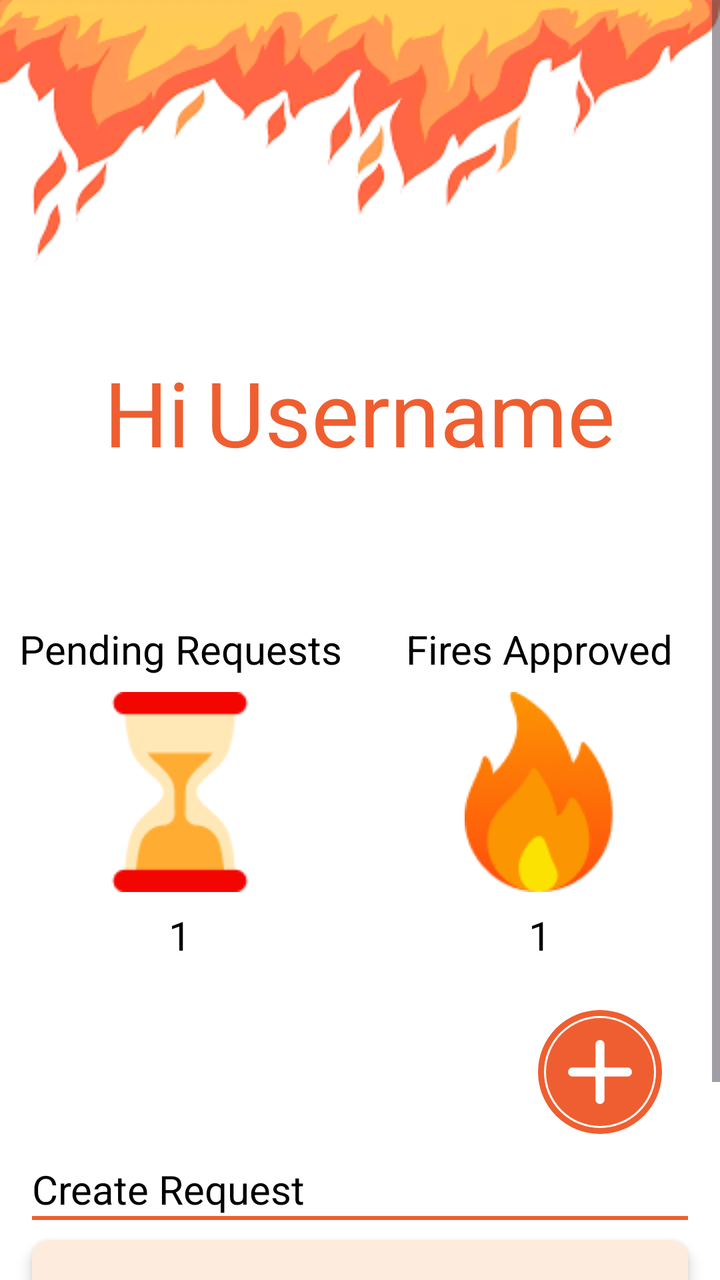
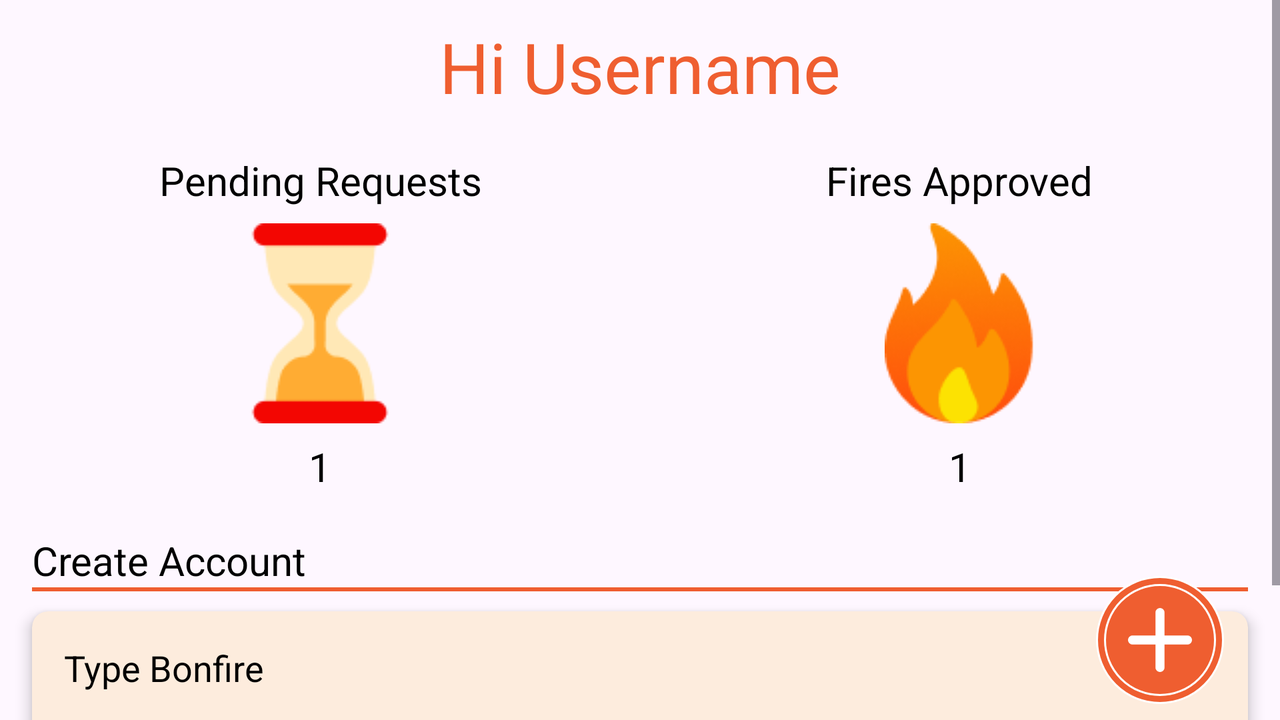

First picture: res/layout/ on a phone held upright. Second picture: the repository's own variant of that layout, on a device whose configuration matches the variant's folder. Source for both follows.
<!-- AndroidManifest.xml: application theme Theme.QueimaSegura -->
<!-- res/layout/fragment_home_a.xml -->
<FrameLayout xmlns:android="http://schemas.android.com/apk/res/android"
    xmlns:tools="http://schemas.android.com/tools"
    xmlns:app="http://schemas.android.com/apk/res-auto"
    android:layout_width="match_parent"
    android:layout_height="match_parent"
    android:background="@color/white"
    tools:context=".admin.fragments.home.HomeFragment">

    <ScrollView
        android:layout_width="match_parent"
        android:layout_height="match_parent">

        <LinearLayout
            android:layout_width="match_parent"
            android:layout_height="wrap_content"
            android:orientation="vertical"
            android:baselineAligned="false">

            <ImageView
                android:id="@+id/fogoc"
                android:layout_width="match_parent"
                android:layout_height="wrap_content"
                android:adjustViewBounds="true"
                android:scaleType="fitStart"
                android:src="@drawable/fogoc"
                tools:ignore="ContentDescription" />

            <LinearLayout
                android:layout_width="match_parent"
                android:layout_height="wrap_content"
                android:orientation="horizontal"
                android:layout_marginTop="45dp"
                android:gravity="center">

                <TextView
                    android:id="@+id/home_welcome"
                    android:layout_width="wrap_content"
                    android:layout_height="wrap_content"
                    android:text="@string/home_welcome"
                    android:textColor="@color/colorPrimary"
                    android:textSize="45sp"
                    android:layout_marginEnd="8dp" />

                <TextView
                    android:id="@+id/username_welcome"
                    android:layout_width="wrap_content"
                    android:layout_height="wrap_content"
                    android:text="@string/username"
                    android:textColor="@color/colorPrimary"
                    android:textSize="45sp" />
            </LinearLayout>

            <LinearLayout
                android:baselineAligned="false"
                android:layout_width="match_parent"
                android:layout_height="wrap_content"
                android:orientation="horizontal"
                android:layout_marginTop="75dp"
                android:gravity="center">

                <LinearLayout
                    android:layout_width="0dp"
                    android:layout_height="wrap_content"
                    android:layout_weight="1"
                    android:orientation="vertical"
                    android:gravity="center_horizontal">

                    <TextView
                        android:id="@+id/textView3"
                        android:layout_width="wrap_content"
                        android:layout_height="wrap_content"
                        android:text="@string/pending_req"
                        android:textColor="@color/black"
                        android:textSize="20sp"
                        android:gravity="center" />
                </LinearLayout>

                <LinearLayout
                    android:layout_width="0dp"
                    android:layout_height="wrap_content"
                    android:layout_weight="1"
                    android:orientation="vertical"
                    android:gravity="center_horizontal">

                    <TextView
                        android:id="@+id/textView4"
                        android:layout_width="wrap_content"
                        android:layout_height="wrap_content"
                        android:text="@string/fires_approved"
                        android:textColor="@color/black"
                        android:textSize="20sp"
                        android:gravity="center" />
                </LinearLayout>
            </LinearLayout>

            <LinearLayout
                android:baselineAligned="false"
                android:layout_width="match_parent"
                android:layout_height="wrap_content"
                android:orientation="horizontal"
                android:layout_marginTop="8dp"
                android:gravity="center">

                <LinearLayout
                    android:layout_width="0dp"
                    android:layout_height="wrap_content"
                    android:layout_weight="1"
                    android:orientation="vertical"
                    android:gravity="center_horizontal">

                    <ImageView
                        android:id="@+id/imageView2"
                        android:layout_width="wrap_content"
                        android:layout_height="wrap_content"
                        android:src="@drawable/hourglass"
                        android:layout_gravity="center" />

                    <TextView
                        android:id="@+id/statusPending"
                        android:layout_width="wrap_content"
                        android:layout_height="wrap_content"
                        android:textSize="20sp"
                        android:text="1"
                        android:textColor="@color/black"
                        android:layout_marginTop="8dp"
                        android:layout_gravity="center"
                        tools:ignore="HardcodedText" />
                </LinearLayout>

                <LinearLayout
                    android:layout_width="0dp"
                    android:layout_height="wrap_content"
                    android:layout_weight="1"
                    android:orientation="vertical"
                    android:gravity="center_horizontal">

                    <ImageView
                        android:id="@+id/imageView3"
                        android:layout_width="wrap_content"
                        android:layout_height="wrap_content"
                        android:src="@drawable/fire"
                        android:layout_gravity="center" />

                    <TextView
                        android:id="@+id/statusCompleted"
                        android:layout_width="wrap_content"
                        android:layout_height="wrap_content"
                        android:textSize="20sp"
                        android:text="1"
                        android:textColor="@color/black"
                        android:layout_marginTop="8dp"
                        android:layout_gravity="center"
                        tools:ignore="HardcodedText" />
                </LinearLayout>
            </LinearLayout>

            <LinearLayout
                android:layout_width="match_parent"
                android:layout_height="wrap_content"
                android:orientation="vertical"
                android:layout_marginTop="100dp"
                android:paddingStart="16dp"
                android:paddingEnd="16dp">

                <LinearLayout
                    android:layout_width="match_parent"
                    android:layout_height="wrap_content"
                    android:orientation="horizontal"
                    android:gravity="center_vertical">

                    <TextView
                        android:id="@+id/create_req"
                        android:layout_width="wrap_content"
                        android:layout_height="wrap_content"
                        android:text="@string/create_req"
                        android:textSize="20sp"
                        android:textColor="@color/black"
                        android:layout_gravity="center_vertical" />

                </LinearLayout>

                <View
                    android:layout_width="match_parent"
                    android:layout_height="2dp"
                    android:background="@color/colorPrimary" />

            </LinearLayout>

            <androidx.cardview.widget.CardView
                android:id="@+id/cardView"
                android:layout_width="match_parent"
                android:layout_height="wrap_content"
                android:layout_marginStart="16dp"
                android:layout_marginTop="10dp"
                android:layout_marginEnd="16dp"
                android:layout_marginBottom="16dp"
                app:cardBackgroundColor="@color/secondary"
                app:cardCornerRadius="8dp"
                app:cardElevation="4dp">

                <LinearLayout
                    android:layout_width="match_parent"
                    android:layout_height="wrap_content"
                    android:orientation="vertical"
                    android:padding="16dp">

                    <LinearLayout
                        android:layout_width="match_parent"
                        android:layout_height="wrap_content"
                        android:orientation="horizontal">

                        <TextView
                            android:id="@+id/typeLabel"
                            android:layout_width="wrap_content"
                            android:layout_height="wrap_content"
                            android:text="@string/type"
                            android:textSize="18sp"
                            android:textColor="@color/black" />

                        <TextView
                            android:id="@+id/type"
                            android:layout_width="match_parent"
                            android:layout_height="wrap_content"
                            android:textSize="18sp"
                            android:text="@string/queima"
                            android:textColor="@color/black"
                            android:layout_marginLeft="4dp"/>
                    </LinearLayout>

                    <LinearLayout
                        android:layout_width="match_parent"
                        android:layout_height="wrap_content"
                        android:orientation="horizontal"
                        android:layout_marginTop="8dp">

                        <TextView
                            android:id="@+id/dateLabel"
                            android:layout_width="wrap_content"
                            android:layout_height="wrap_content"
                            android:textSize="18sp"
                            android:text="@string/date"
                            android:textColor="@color/black" />

                        <TextView
                            android:id="@+id/dateSeparator"
                            android:layout_width="wrap_content"
                            android:layout_height="wrap_content"
                            android:textSize="18sp"
                            android:text=":"
                            android:textColor="@color/black"/>

                        <TextView
                            android:id="@+id/date"
                            android:layout_width="match_parent"
                            android:layout_height="wrap_content"
                            android:textSize="18sp"
                            android:text="@string/Date_Ex"
                            android:textColor="@color/black"
                            android:layout_marginLeft="8dp"/>
                    </LinearLayout>

                    <LinearLayout
                        android:layout_width="match_parent"
                        android:layout_height="wrap_content"
                        android:orientation="horizontal"
                        android:layout_marginTop="8dp">

                        <TextView
                            android:id="@+id/stateLabel"
                            android:layout_width="wrap_content"
                            android:layout_height="wrap_content"
                            android:textSize="18sp"
                            android:text="@string/state"
                            android:textColor="@color/black" />

                        <TextView
                            android:id="@+id/stateSeparator"
                            android:layout_width="wrap_content"
                            android:layout_height="wrap_content"
                            android:textSize="18sp"
                            android:text=":"
                            android:textColor="@color/black"/>

                        <TextView
                            android:id="@+id/state"
                            android:layout_width="match_parent"
                            android:layout_height="wrap_content"
                            android:textSize="18sp"
                            android:text="@string/fire_status_pending"
                            android:textColor="@color/black"
                            android:layout_marginLeft="8dp"/>
                    </LinearLayout>

                </LinearLayout>
            </androidx.cardview.widget.CardView>



        </LinearLayout>
    </ScrollView>
    <ImageView
        android:id="@+id/add"
        android:layout_width="72dp"
        android:layout_height="72dp"
        android:layout_gravity="bottom|end"
        android:layout_marginEnd="24dp"
        android:layout_marginBottom="64dp"
        android:background="?attr/selectableItemBackgroundBorderless"
        android:elevation="4dp"
        android:src="@drawable/add" />
</FrameLayout>
<!-- resources referenced by this layout -->
<resources>
  <color name="black">#FF000000</color>
  <color name="colorPrimary">#EF5E30</color>
  <color name="secondary">#FDECDD</color>
  <color name="white">#FFFFFFFF</color>
  <!-- drawable add (drawable) -->
  <vector xmlns:android="http://schemas.android.com/apk/res/android"
      android:width="72dp"
      android:height="72dp"
      android:viewportWidth="72"
      android:viewportHeight="72">
    <path
        android:strokeWidth="1"
        android:pathData="M36,32m-31.5,0a31.5,31.5 0,1 1,63 0a31.5,31.5 0,1 1,-63 0"
        android:fillColor="#EF5E30"
        android:strokeColor="#ffffff"/>
    <path
        android:strokeWidth="1"
        android:pathData="M36,32m-27.5,0a27.5,27.5 0,1 1,55 0a27.5,27.5 0,1 1,-55 0"
        android:fillColor="#EF5E30"
        android:strokeColor="#ffffff"/>
    <path
        android:strokeWidth="1"
        android:pathData="M33.714,30.214H34.214V29.714V18.286C34.214,17.299 35.014,16.5 36,16.5C36.986,16.5 37.786,17.299 37.786,18.286V29.714V30.214H38.286H49.714C50.701,30.214 51.5,31.014 51.5,32C51.5,32.986 50.701,33.786 49.714,33.786H38.286H37.786V34.286V45.714C37.786,46.701 36.986,47.5 36,47.5C35.014,47.5 34.214,46.701 34.214,45.714V34.286V33.786H33.714H22.286C21.299,33.786 20.5,32.986 20.5,32C20.5,31.014 21.299,30.214 22.286,30.214H33.714Z"
        android:fillColor="#ffffff"
        android:strokeColor="#ffffff"/>
  </vector>
  <!-- drawable fire: png bitmap (drawable, 5395 bytes) -->
  <!-- drawable fogoc: png bitmap (drawable, 20406 bytes) -->
  <!-- drawable hourglass: png bitmap (drawable, 2240 bytes) -->
  <string name="Date_Ex" translatable="false">DD/MM/YYYY</string>
  <string name="create_req">Create Request</string>
  <string name="date">Date</string>
  <string name="fire_status_pending">Pending</string>
  <string name="fires_approved">Fires Approved</string>
  <string name="home_welcome">Hi</string>
  <string name="pending_req">Pending Requests</string>
  <string name="queima">Bonfire</string>
  <string name="state">State</string>
  <string name="type">Type</string>
  <string name="username">Username</string>
  <style name="Theme.QueimaSegura" parent="Base.Theme.QueimaSegura" />
  <style name="Base.Theme.QueimaSegura" parent="Theme.Material3.DayNight.NoActionBar">
          
          <item name="colorPrimary">@color/colorPrimary</item>
          <item name="colorAccent">@color/colorAccent</item>
      </style>
  <color name="colorAccent">#BFBFBF</color>
</resources>
<!-- res/layout-land/fragment_home_a.xml (the repository's variant of the layout above) -->
<!-- drawn on the phone turned sideways -->
<FrameLayout xmlns:android="http://schemas.android.com/apk/res/android"
    xmlns:tools="http://schemas.android.com/tools"
    xmlns:app="http://schemas.android.com/apk/res-auto"
    android:layout_width="match_parent"
    android:layout_height="match_parent"
    tools:context=".admin.fragments.home.HomeFragment">

    <ScrollView
        android:layout_width="match_parent"
        android:layout_height="match_parent">

        <LinearLayout
            android:layout_width="match_parent"
            android:layout_height="wrap_content"
            android:orientation="vertical"
            android:baselineAligned="false">

            <LinearLayout
                android:layout_width="match_parent"
                android:layout_height="wrap_content"
                android:layout_marginTop="10dp"
                android:gravity="center"
                android:orientation="horizontal">

                <TextView
                    android:id="@+id/home_welcome"
                    android:layout_width="wrap_content"
                    android:layout_height="wrap_content"
                    android:layout_marginEnd="8dp"
                    android:text="@string/home_welcome"
                    android:textColor="@color/colorPrimary"
                    android:textSize="35sp" />

                <TextView
                    android:id="@+id/username_welcome"
                    android:layout_width="wrap_content"
                    android:layout_height="wrap_content"
                    android:textColor="@color/colorPrimary"
                    android:text="@string/username"
                    android:textSize="35sp" />
            </LinearLayout>

            <LinearLayout
                android:baselineAligned="false"
                android:layout_width="match_parent"
                android:layout_height="wrap_content"
                android:orientation="horizontal"
                android:layout_marginTop="20dp"
                android:gravity="center">

                <LinearLayout
                    android:layout_width="0dp"
                    android:layout_height="wrap_content"
                    android:layout_weight=".2"
                    android:orientation="vertical"
                    android:gravity="center_horizontal">

                    <TextView
                        android:id="@+id/textView3"
                        android:layout_width="wrap_content"
                        android:layout_height="wrap_content"
                        android:gravity="center"
                        android:text="@string/pending_req"
                        android:textColor="@color/black"
                        android:textSize="20sp" />
                </LinearLayout>

                <LinearLayout
                    android:layout_width="0dp"
                    android:layout_height="wrap_content"
                    android:layout_weight=".2"
                    android:orientation="vertical"
                    android:gravity="center_horizontal">

                    <TextView
                        android:id="@+id/textView4"
                        android:layout_width="wrap_content"
                        android:layout_height="wrap_content"
                        android:gravity="center"
                        android:text="@string/fires_approved"
                        android:textColor="@color/black"
                        android:textSize="20sp" />
                </LinearLayout>
            </LinearLayout>

            <LinearLayout
                android:baselineAligned="false"
                android:layout_width="match_parent"
                android:layout_height="wrap_content"
                android:orientation="horizontal"
                android:layout_marginTop="8dp"
                android:gravity="center">

                <LinearLayout
                    android:layout_width="0dp"
                    android:layout_height="wrap_content"
                    android:layout_weight="1"
                    android:orientation="vertical"
                    android:gravity="center_horizontal">

                    <ImageView
                        android:id="@+id/imageView2"
                        android:layout_width="wrap_content"
                        android:layout_height="wrap_content"
                        android:layout_gravity="center"
                        android:src="@drawable/hourglass" />

                    <TextView
                        android:id="@+id/statusPending"
                        android:layout_width="wrap_content"
                        android:layout_height="wrap_content"
                        android:textSize="20sp"
                        android:text="1"
                        android:textColor="@color/black"
                        android:layout_marginTop="8dp"
                        android:layout_gravity="center"
                        tools:ignore="HardcodedText" />
                </LinearLayout>

                <LinearLayout
                    android:layout_width="0dp"
                    android:layout_height="wrap_content"
                    android:layout_weight="1"
                    android:gravity="center_horizontal"
                    android:orientation="vertical">

                    <ImageView
                        android:id="@+id/imageView3"
                        android:layout_width="wrap_content"
                        android:layout_height="wrap_content"
                        android:layout_gravity="center"
                        android:src="@drawable/fire" />

                    <TextView
                        android:id="@+id/statusCompleted"
                        android:layout_width="wrap_content"
                        android:layout_height="wrap_content"
                        android:layout_gravity="center"
                        android:layout_marginTop="8dp"
                        android:text="1"
                        android:textColor="@color/black"
                        android:textSize="20sp"
                        tools:ignore="HardcodedText" />
                </LinearLayout>
            </LinearLayout>

            <LinearLayout
                android:layout_width="match_parent"
                android:layout_height="wrap_content"
                android:orientation="vertical"
                android:layout_marginTop="20dp"
                android:paddingStart="16dp"
                android:paddingEnd="16dp">

                <LinearLayout
                    android:layout_width="match_parent"
                    android:layout_height="wrap_content"
                    android:orientation="horizontal"
                    android:gravity="center_vertical">

                    <TextView
                        android:id="@+id/create_request"
                        android:layout_width="wrap_content"
                        android:layout_height="wrap_content"
                        android:text="@string/create_acc"
                        android:textSize="20sp"
                        android:textColor="@color/black"
                        android:layout_gravity="center_vertical" />

                </LinearLayout>

                <View
                    android:layout_width="match_parent"
                    android:layout_height="2dp"
                    android:background="@color/colorPrimary" />

            </LinearLayout>

            <androidx.cardview.widget.CardView
                android:id="@+id/cardView"
                android:layout_width="match_parent"
                android:layout_height="wrap_content"
                android:layout_marginStart="16dp"
                android:layout_marginTop="10dp"
                android:layout_marginEnd="16dp"
                android:layout_marginBottom="16dp"
                app:cardBackgroundColor="@color/secondary"
                app:cardCornerRadius="8dp"
                app:cardElevation="4dp">

                <LinearLayout
                    android:layout_width="match_parent"
                    android:layout_height="wrap_content"
                    android:orientation="vertical"
                    android:padding="16dp">

                    <LinearLayout
                        android:layout_width="match_parent"
                        android:layout_height="wrap_content"
                        android:orientation="horizontal">

                        <TextView
                            android:id="@+id/typeLabel"
                            android:layout_width="wrap_content"
                            android:layout_height="wrap_content"
                            android:text="@string/type"
                            android:textSize="18sp"
                            android:textColor="@color/black" />

                        <TextView
                            android:id="@+id/type"
                            android:layout_width="match_parent"
                            android:layout_height="wrap_content"
                            android:textSize="18sp"
                            android:text="@string/queima"
                            android:textColor="@color/black"
                            android:layout_marginLeft="4dp"/>
                    </LinearLayout>

                    <LinearLayout
                        android:layout_width="match_parent"
                        android:layout_height="wrap_content"
                        android:orientation="horizontal"
                        android:layout_marginTop="8dp">

                        <TextView
                            android:id="@+id/dateLabel"
                            android:layout_width="wrap_content"
                            android:layout_height="wrap_content"
                            android:textSize="18sp"
                            android:text="@string/date"
                            android:textColor="@color/black" />

                        <TextView
                            android:id="@+id/dateSeparator"
                            android:layout_width="wrap_content"
                            android:layout_height="wrap_content"
                            android:textSize="18sp"
                            android:text=":"
                            android:textColor="@color/black"/>

                        <TextView
                            android:id="@+id/date"
                            android:layout_width="match_parent"
                            android:layout_height="wrap_content"
                            android:textSize="18sp"
                            android:text="@string/Date_Ex"
                            android:textColor="@color/black"
                            android:layout_marginLeft="8dp"/>
                    </LinearLayout>

                    <LinearLayout
                        android:layout_width="match_parent"
                        android:layout_height="wrap_content"
                        android:orientation="horizontal"
                        android:layout_marginTop="8dp">

                        <TextView
                            android:id="@+id/stateLabel"
                            android:layout_width="wrap_content"
                            android:layout_height="wrap_content"
                            android:textSize="18sp"
                            android:text="@string/state"
                            android:textColor="@color/black" />

                        <TextView
                            android:id="@+id/stateSeparator"
                            android:layout_width="wrap_content"
                            android:layout_height="wrap_content"
                            android:textSize="18sp"
                            android:text=":"
                            android:textColor="@color/black"/>

                        <TextView
                            android:id="@+id/state"
                            android:layout_width="match_parent"
                            android:layout_height="wrap_content"
                            android:textSize="18sp"
                            android:text="@string/fire_status_pending"
                            android:textColor="@color/black"
                            android:layout_marginLeft="8dp"/>
                    </LinearLayout>

                </LinearLayout>
            </androidx.cardview.widget.CardView>



        </LinearLayout>
    </ScrollView>
    <ImageView
        android:id="@+id/add"
        android:layout_width="72dp"
        android:layout_height="72dp"
        android:layout_gravity="bottom|end"
        android:layout_marginEnd="24dp"
        android:layout_marginTop="40dp"
        android:background="?attr/selectableItemBackgroundBorderless"
        android:elevation="4dp"
        android:src="@drawable/add" />
</FrameLayout>
<!-- resources referenced by the variant -->
<!-- as the phone turned sideways resolves them -->
<resources>
  <color name="black">#FF000000</color>
  <color name="colorPrimary">#EF5E30</color>
  <color name="secondary">#FDECDD</color>
  <!-- drawable add (drawable) -->
  <vector xmlns:android="http://schemas.android.com/apk/res/android"
      android:width="72dp"
      android:height="72dp"
      android:viewportWidth="72"
      android:viewportHeight="72">
    <path
        android:strokeWidth="1"
        android:pathData="M36,32m-31.5,0a31.5,31.5 0,1 1,63 0a31.5,31.5 0,1 1,-63 0"
        android:fillColor="#EF5E30"
        android:strokeColor="#ffffff"/>
    <path
        android:strokeWidth="1"
        android:pathData="M36,32m-27.5,0a27.5,27.5 0,1 1,55 0a27.5,27.5 0,1 1,-55 0"
        android:fillColor="#EF5E30"
        android:strokeColor="#ffffff"/>
    <path
        android:strokeWidth="1"
        android:pathData="M33.714,30.214H34.214V29.714V18.286C34.214,17.299 35.014,16.5 36,16.5C36.986,16.5 37.786,17.299 37.786,18.286V29.714V30.214H38.286H49.714C50.701,30.214 51.5,31.014 51.5,32C51.5,32.986 50.701,33.786 49.714,33.786H38.286H37.786V34.286V45.714C37.786,46.701 36.986,47.5 36,47.5C35.014,47.5 34.214,46.701 34.214,45.714V34.286V33.786H33.714H22.286C21.299,33.786 20.5,32.986 20.5,32C20.5,31.014 21.299,30.214 22.286,30.214H33.714Z"
        android:fillColor="#ffffff"
        android:strokeColor="#ffffff"/>
  </vector>
  <!-- drawable fire: png bitmap (drawable, 5395 bytes) -->
  <!-- drawable hourglass: png bitmap (drawable, 2240 bytes) -->
  <string name="Date_Ex" translatable="false">DD/MM/YYYY</string>
  <string name="create_acc">Create Account</string>
  <string name="date">Date</string>
  <string name="fire_status_pending">Pending</string>
  <string name="fires_approved">Fires Approved</string>
  <string name="home_welcome">Hi</string>
  <string name="pending_req">Pending Requests</string>
  <string name="queima">Bonfire</string>
  <string name="state">State</string>
  <string name="type">Type</string>
  <string name="username">Username</string>
  <style name="Theme.QueimaSegura" parent="Base.Theme.QueimaSegura" />
  <style name="Base.Theme.QueimaSegura" parent="Theme.Material3.DayNight.NoActionBar">
          
          <item name="colorPrimary">@color/colorPrimary</item>
          <item name="colorAccent">@color/colorAccent</item>
      </style>
  <color name="colorAccent">#BFBFBF</color>
</resources>
